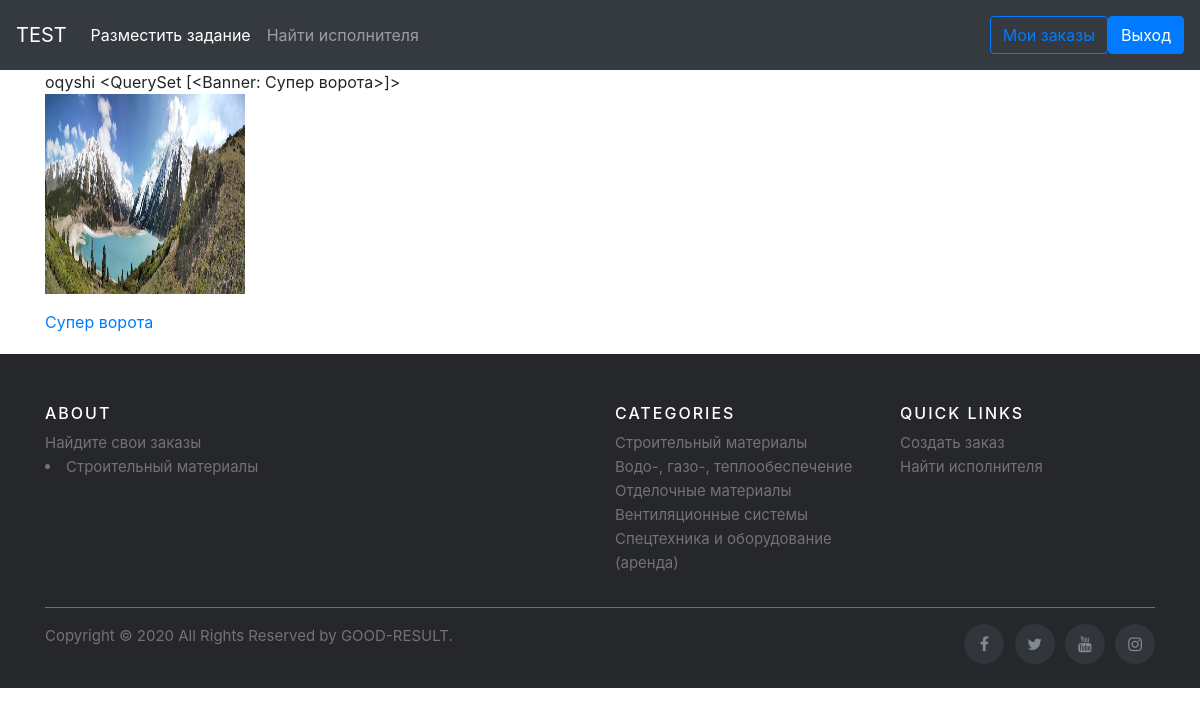
The app's page /mybanners/ (signed in) with its own data.
### adverts/models.py (models this page shows)
class Banner(models.Model):
    category3 = models.ForeignKey(Category3, on_delete=models.CASCADE, related_name='banner')
    title = models.CharField("Наименование", max_length=150)
    description = models.TextField('Описание')
    pub_time = models.DateTimeField('Дата публикации', default=timezone.now())
    price = models.IntegerField('Цена')
    amount = models.IntegerField('Количество')
    image = models.ImageField('Изображение', upload_to='adverts/', null=True)
    addition = models.TextField('Дополнительная информация')
    author = models.ForeignKey(User, related_name='mybanners', on_delete=models.CASCADE, null=True)
    def __str__(self):
        return self.title
    class Meta:
        verbose_name = "Объявление"
        verbose_name_plural = "Объявления"

### adverts/views.py (the view)
# urls.py: path('mybanners/', views.MyOrdersListView.as_view(), name='mybanners'),
class MyOrdersListView(generic.base.View):
    def get(self, request):
        return render(request, 'adverts/mybanners.html')

### templates/adverts/mybanners.html
{% extends "base.html" %}
{% load static %}
{% block content %}
  {{user}}
{{user.mybanners.all}}
  {% for banner in user.mybanners.all %}
      <p><img src="{{ banner.image.url }}" alt="" width="200" height="200"></p>
      <p><a href="{% url 'adverts:banner_detail' banner.category3.parent_category.parent_category.id banner.category3.parent_category.id banner.category3.id banner.id %}">{{ banner.title }}</a></p>
  {% empty %}
      <li>No detail</li>
  {% endfor %}
{% endblock %}

### static/css/album.css (style rules this page uses)
:root { --jumbotron-padding-y: 3rem; }

### records on screen
Banner: image (picture), title "Супер ворота"

### other values on screen
{{ user }} "oqyshi"
{{ user.mybanners.all }} "<QuerySet [<Banner: Супер ворота>]>"
